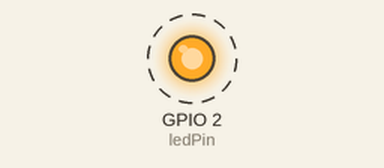
The sketch below on a simulated ESP32-S2. Parts: output pins drawn as LEDs (lit = HIGH). Dashed ring = blinking. What the sketch prints to the serial monitor is not drawn.

Above: at 0.2 s.
Timing chart, 0 to 3.0 s (numbered marks = the images above):
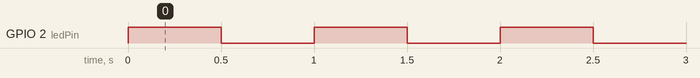

The sketch:

led_blink.ino
```cpp
/*
From https://learn.sparkfun.com/tutorials/esp32-s2-thing-plus-hookup-guide/all
*/
int ledPin = 2; //Pin on my esp32 for onboard LED

void setup()
{
    pinMode(ledPin, OUTPUT);
    Serial.begin(115200);
}

void loop()
{
    Serial.println("Hello, world!");
    digitalWrite(ledPin, HIGH);
    delay(500);
    digitalWrite(ledPin, LOW);
    delay(500);
}
```

Measured:
- by itself, GPIO 2 (ledPin): alternates HIGH for 0.50 s and LOW for 0.50 s
